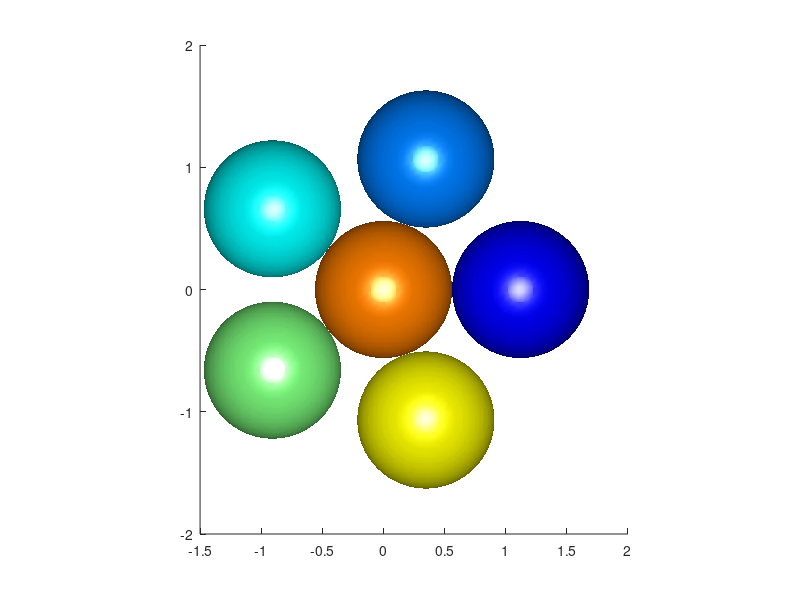

Reproduce this figure in MATLAB. (Note: this script raises an error after producing the figure.)
function LJ_BFGS()
fsz = 20; % fontsize
Na = 7; % the number of atoms
rstar = 2^(1/6); % argument of the minimum of the Lennard-Jones pair potential V(r) = r^(-12) - r^(-6)
tol = 1e-9; % stop iterations when || grad f|| < tol
iter_max = 500; % the maximal number of iterations
draw_flag = 1; % if draw_flag = 1, draw configuration at every iteration
% parameters for backtracking line search
c = 0.1;
rho = 0.9;
%% Set up the initial configuration

% Four lical minima of LJ7:
% f1 = -16.50538417 Pentagonal bipyramid 
% f2 = -15.93504306 Capped octahedron 
% f3 = -15.59321094 Tricapped tetrahedron 
% f4 = -15.53306005 Bicapped trigonal bipyramid

% Options: model = 0,1,2,3, or 4.
% Model 0 corresponds to a random initialization.
% Models 1--4 set the system up close to the corresponding local minima
% listed above.

model = 1;
if model > 0
    Na = 7;
end
xyz = initial_configuration(model,Na,rstar);
drawconf(xyz,1);

x = remove_rotations_translations(xyz);

%% start minimization
% choose algorithm
% direction = 1: steepest descent
% direction = 2: Newton
direction = 3;

f = LJpot(x);
g = LJgrad(x);
norm_g = norm(g);
fprintf("Initially, f = %d, ||grad f|| = %d\n",f,norm_g);
iter = 1;

fvals = zeros(iter_max);
fvals(1) = f;
ngvals = zeros(iter_max);
ngvals(1) = norm_g;

fail_flag = 0;
i=0;
B=eye(size(x,1));


while norm_g > tol && iter < iter_max 
    % choose search direction
    switch direction
        case 1 % steepest descent
            p = -g;
            dir = "SD";
        case 2 % Newton
            H = LJhess(x);
            [~,flag] = chol(H);
            if flag == 0 % H is SPD, use Newton's direction
                p = -H\g; 
                dir = "Newton";
            else % use the steepest descent direction
                p = -g;
                dir = "SD";
            end
        case 3 % BFGS
            p=-B\g;
            dir="BFGS"
            i=i+1
        otherwise
            return
    end
    % normalize the search direction if its length greater than 1
    norm_p = norm(p);
    if norm_p > 1
        p = p/norm_p;
    end
    % do backtracking line search along the direction p
    a = 1;
    f_temp = LJpot(x + a*p);
    cpg = c*p'*g;
    while f_temp > f + a*cpg % check Wolfe's condition 1
        a = a*rho;
        if a < 1e-14
            fprintf("line search failed\n");
            iter = iter_max;
            fail_flag = 1;
            break;
        end
        f_temp = LJpot(x + a*p); 
   
    end
    sk=a*p;
    yk=LJgrad(x+sk)-LJgrad(x);
    x = x + sk;

    if mod(i,20)==0
        B=c*eye(size(x,1));
    else 
        B=B+ (yk*yk')/(yk'*sk)-(B*sk*sk'*B')/(sk'*B*sk)
    end
    



    f = LJpot(x);
    g = LJgrad(x);
    norm_g = norm(g);
    fprintf("iter %d : dir = %s, f = %d, ||grad f|| = %d, step length = %d\n",iter,dir,f,norm_g,a);
    if draw_flag == 1
        % restore all coordinates
        xyz = reshape([0;0;0;x(1);0;0;x(2:3);0;x(4:end)],3,Na);
        drawconf(xyz,1);
    end
    iter = iter + 1;
    fvals(iter) = f;
    ngvals(iter) = norm_g;
    if fail_flag == 1
        break;
    end
end
xyz = reshape([0;0;0;x(1);0;0;x(2:3);0;x(4:end)],3,Na);
drawconf(xyz,1);

figure(2);
clf;
hold on;
grid on;
plot(0:(iter-1),fvals(1:iter),'Linewidth',2)
set(gca,'Fontsize',fsz);
xlabel('Iteration #','FontSize',fsz);
ylabel('Function values','FontSize',fsz);

figure(3);
clf;
hold on;
grid on;
plot(0:(iter-1),ngvals(1:iter),'Linewidth',2)
set(gca,'Yscale','log','Fontsize',fsz);
xlabel('Iteration #','FontSize',fsz);
ylabel('||grad f||','FontSize',fsz);

if fail_flag == 0
    xyz = reshape([0;0;0;x(1);0;0;x(2:3);0;x(4:end)],3,Na);
    visualconf(xyz,4);
end

figure(5);
clf;
hold on;
grid on;
evals = sort(eig(LJhess(x)),'ascend');
plot(evals,'.','Markersize',20)
if evals(1) > 0
    set(gca,'Yscale','log','Fontsize',fsz);
else
    set(gca,'Yscale','linear','Fontsize',fsz);
end    
xlabel('index','FontSize',fsz);
ylabel('Eigenvalues of the Hessian','FontSize',fsz);

end

%% make initial configuration
function xyz = initial_configuration(model,Na,rstar)
xyz = zeros(3,Na);
switch(model)
    case 1 % Pentagonal bipyramid
        p5 = 0.4*pi;
        he = sqrt(1 - (0.5/sin(0.5*p5))^2);
        for k = 1 : 5
            xyz(1,k) = cos((k-1)*p5); 
            xyz(2,k) = sin((k-1)*p5); 
            xyz(3,k) = 0;  
        end
        xyz(3,6) = he';
        xyz(3,7) = -he';

case 2 % Capped octahedron
        r = 1/sqrt(2);
        p4 = 0.5*pi;
        pp = p4/2;
        p0 = pi*1.5 - pp;
        x0 = sin(pp);
        y0 = cos(pp);
        z0 = 0;
        for k = 1 : 4
            xyz(1,k) = x0 + r*cos(p0 + (k-1)*p4);
            xyz(2,k) = y0 + r*sin(p0 + (k-1)*p4);
            xyz(3,k) = z0;
        end
        xyz(:,5) = [x0, y0, z0 + r]';
        xyz(:,6) = [x0, y0, z0 - r]';
        xyz(:,7) = [3*x0, y0, z0 + r]';

    case 3  % Tricapped tetrahedron
        p3 = 2*pi/3;
        pp = p3/2;
        r = 1/sqrt(3);
        beta = 0.5*pi -asin(1/3) - acos(1/sqrt(3));
        r1 = cos(beta);
        p0 = 1.5*pi - pp;
        x0 = sin(pp);
        y0 = cos(pp);
        z0 = 0;
        for k = 1 : 3
            xyz(1,k) = x0 + r*cos(p0 + (k-1)*p3);
            xyz(2,k) = y0 + r*sin(p0 + (k-1)*p3);
            xyz(3,k) = z0;
            xyz(1,k + 3) = x0 + r1*cos(p0 + pp + (k-1)*p3);
            xyz(2,k + 3) = y0 + r1*sin(p0 + pp + (k-1)*p3);
            xyz(3,k + 3) = z0 + sqrt(2/3) - sin(beta);
        end
        xyz(:,7) = [x0, y0, z0 + sqrt(2/3)]';

    case 4 % Bicapped trigonal bipyramid
        p3 = 2*pi/3;
        pp = p3/2;
        r = 1/sqrt(3);
        beta = 0.5*pi -asin(1/3) - acos(1/sqrt(3));
        r1 = cos(beta);
        p0 = 1.5*pi - pp;
        x0 = sin(pp);
        y0 = cos(pp);
        z0 = 0;
        for k = 1 : 3
            xyz(1,k) = x0 + r*cos(p0 + (k-1)*p3);
            xyz(2,k) = y0 + r*sin(p0 + (k-1)*p3);
            xyz(3,k) = z0;
        end
        xyz(:,4) = [x0 + r1*cos(p0 + pp), y0 + r1*sin(p0 + pp), z0 + sqrt(2/3) - sin(beta)]';
        xyz(:,5) = [x0 + r1*cos(p0 + pp + p3), y0 + r1*sin(p0 + pp+p3), z0 - sqrt(2/3) + sin(beta)]';
        xyz(:,6) = [x0, y0, z0 - sqrt(2/3)]';
        xyz(:,7) = [x0, y0, z0 + sqrt(2/3)]';

    otherwise % random configuration
        hR = 0.01;
        xyz = zeros(3,Na);
        xyz(:,1) = [0;0;0];
        a = randn(3,Na - 1);
        rad = sqrt(a(1,:).^2 + a(2,:).^2 + a(3,:).^2);
        a = a*diag(1./rad);
        for i = 2 : Na
            clear rad
            clear x
            rad = sqrt(xyz(1,1 : i - 1).^2 + xyz(2,1 : i - 1).^2 + xyz(3,1 : i - 1).^2);
            R = max(rad) + rstar;
            xa = R*a(:,i - 1);
            x = [xyz(:,1 : i - 1), xa];
            f = LJ(x(:));
            fnew = f;
            while 1
                R = R - hR;
                xa = R*a(:,i - 1);
                x = [xyz(:,1 : i - 1), xa];
                f = fnew;
                fnew = LJ(x(:));
                if fnew > f
                    break;
                end
            end
            xyz(:,i) = xa;
        end
        cmass = mean(xyz,2);
        xyz = xyz - cmass*ones(1,Na);
end
xyz = xyz*rstar;
end

%%
%%
function v = LJpot(xyz) % 
% xyz must be a column vector
[m, ~] = size(xyz);
Na = (m + 6)/3 ;
x_aux = [0;0;0;xyz(1);0;0;xyz(2:3);0;xyz(4:m)];
m = length(x_aux);
% restore atomic coordinates 
x = reshape(x_aux,3,Na);
r = zeros(Na);
for k = 1 : Na
    r(k,:) = sqrt(sum((x - x(:,k)*ones(1,Na)).^2,1));
end
r = r + diag(ones(Na,1));
aux = 1./r.^6;
L = (aux - 1).*aux;
L = L - diag(diag(L));
v = 2*sum(sum(L));
end
 
 %%
function dv = LJgrad(xyz) % 
[m, ~] = size(xyz);
Na = (m + 6)/3 ;
x_aux = [0;0;0;xyz(1);0;0;xyz(2:3);0;xyz(4:m)];
m = length(x_aux);
% restore atomic coordinates
g = zeros(size(x_aux));
x = reshape(x_aux,3,Na);
r = zeros(Na);
for k = 1 : Na
    r(k,:) = sqrt(sum((x - x(:,k)*ones(1,Na)).^2,1));
end
r = r + diag(ones(Na,1));
L = -6*(2./r.^6 - 1)./r.^8;
for k = 1 : Na
    Lk = L(:,k);
    g(1 + (k-1)*3 : k*3) = (x(:,k)*ones(1,Na) - x)*Lk;
end

g = 4*g;
dv = g([4,7,8,10 : Na*3]);
end

%%
 function dv = LJder(r)
 dv = -12*r.^(-13) + 6*r.^(-7);
 end
%%
%%
function H = LJhess(x) % find the Hessian using finite differences
h = 1e-6;
n = length(x);
H = zeros(n);
e = eye(n);
for i = 1 : n
    di = e(:,i)*h;
    Hei = 0.5*(LJgrad(x + di) - LJgrad(x - di))/h;
    for j = 1 : i
        H(j,i) = e(j,:)*Hei;
        H(i,j) = H(j,i);
    end
end
end

%%
function x = remove_rotations_translations(xyz)
% removes rotational and translational degrees of freedom
% input should be 3 by Na matrix
% output = column vector 3*Na - 6 by 1
[m, Na] = size(xyz);
if m ~= 3 || Na < 3
    fprintf('Error in remove_rotations_translations: [m = %d, Na = %d]\n',m,Na);
    return
end
    % shift atom 1 to the origin;
    xyz = xyz - xyz(:,1)*ones(1,Na);
    % Use a Householder reflection to place atom 2 on the x-axis
    u = xyz(:,2);
    noru = norm(u);
    ind = find(abs(u) > 1e-12, 1 );
    xyz = circshift(xyz,[1 - ind,0]);
    u = xyz(:,2);
    u(1) = u(1) + sign(u(1))*noru;
    noru = norm(u);
    if noru > 1e-12
        House = eye(3);
        u = u/noru;
        House = House - 2*u*u';
        xyz = House*xyz;
    end
    % Perform rotation around the x-axis to place atom 3 onto the xy-plane
    R = eye(3);
    a = xyz(:,3);
    r = sqrt(a(2)^2 + a(3)^2);
    if r > 1e-12
        R(2,2) = a(2)/r;
        R(3,3) = R(2,2);
        R(2,3) = a(3)/r;
        R(3,2) = -R(2,3);
        xyz = R*xyz;
    end
    %% prepare input vector
    x_aux = xyz(:); % make xyz into column vector
    % x = [x2 x3 y3 x4 y4 z4 ... xNa yNa ZNa]';
    x = x_aux([4,7,8,10 : Na*3]);
%     fprintf('Ndim = %d\n',N);

end
%%
function v = LJ(xyz) % 
global feval
feval = feval + 1;
m = length(xyz);
Na = m/3;
x = reshape(xyz,3,Na);
r = zeros(Na);
for k = 1 : Na
    r(k,:) = sqrt(sum((x - x(:,k)*ones(1,Na)).^2,1));
end
r = r + diag(ones(Na,1));
aux = 1./r.^6;
L = (aux - 1).*aux;
L = L - diag(diag(L));
v = 2*sum(sum(L));
end

%% 
function drawconf(xyz,fig)
figure(fig);   
clf;
hold on;
Na = size(xyz,2);

rstar = 0.5*2^(1/6);
t = linspace(-1,1,50);
[X, Y, Z] = meshgrid(t,t,t);
V = sqrt(X.^2 + Y.^2 + Z.^2);
[faces,verts] = isosurface(X,Y,Z,V,rstar);
nverts = size(verts,1);
e = ones(nverts,1);
col = jet(Na);


hold on;
for i = 1 : Na
    patch('Vertices',verts + e*xyz(:,i)','Faces',faces,'Facecolor',col(i,:),...
        'EdgeColor','none','LineStyle','none');
end
camlight('headlight');
lighting gouraud
set(gca,'DataAspectRatio',[1,1,1]);
alpha(0.8);
view(3)
axis off
drawnow
end
